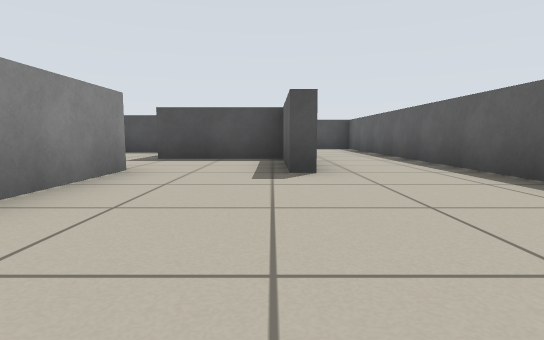
view 1 (above)

24 first-person views from a walk through a world built for the Player/Stage simulator. The camera is 0.45 m above the floor, tilts 6° down and sees 80° across. Floor lines are 1 m apart. The floor is counted in squares, 1 m on a side. Each view is taken from the middle of a square. On the plan, view 1 faces up. The plan holds only what a view shows up to about 9 squares ahead; the rest is blank. Robots are left out.

view 2
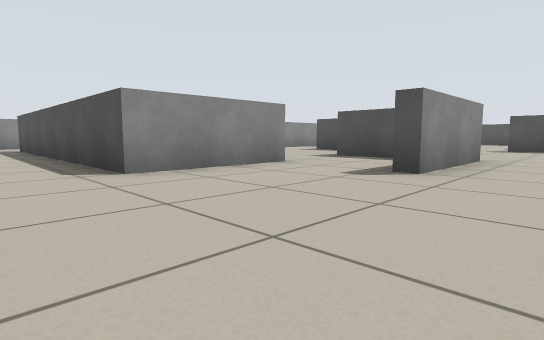

view 3
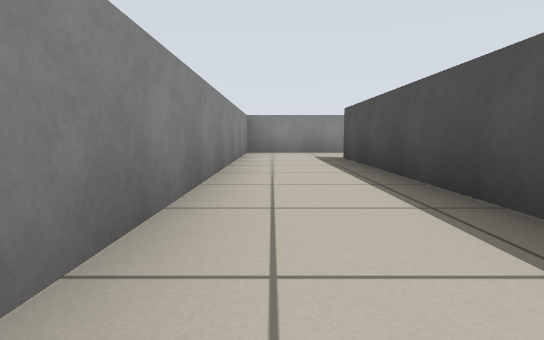

view 4
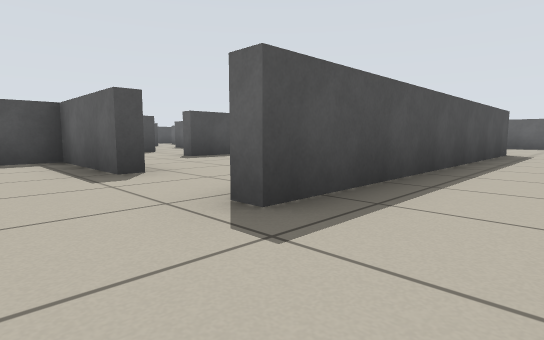

view 5
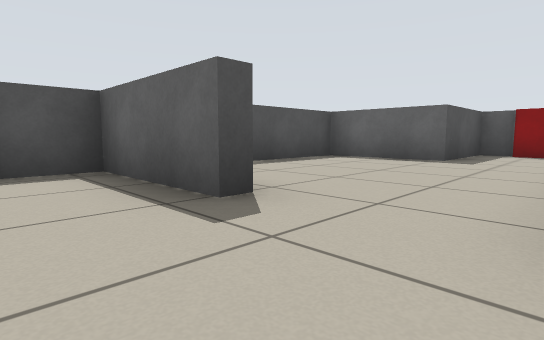

view 6
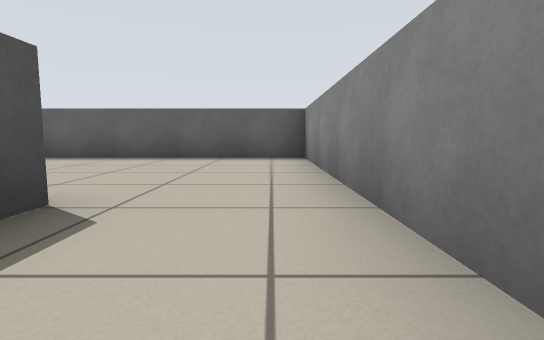

view 7
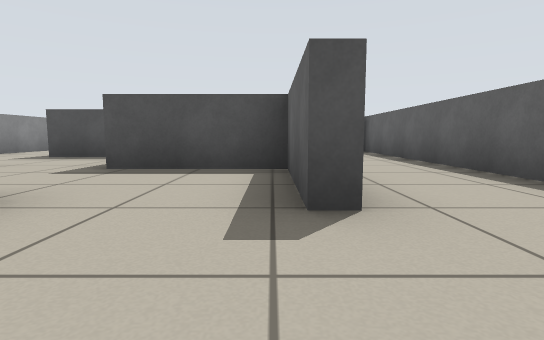

view 8
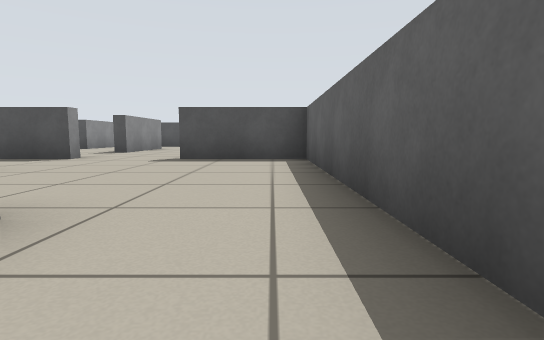

view 9
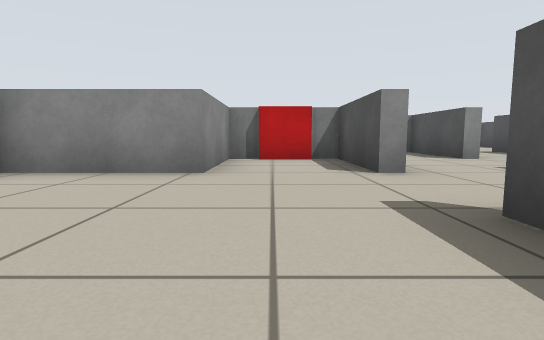

view 10
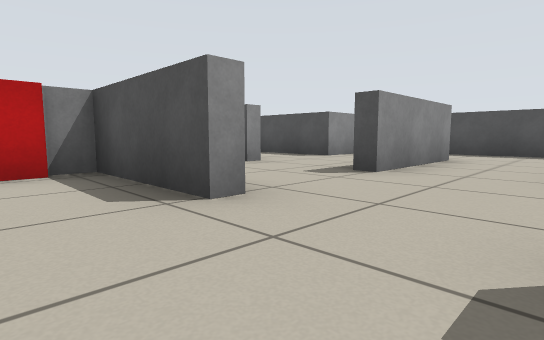

view 11
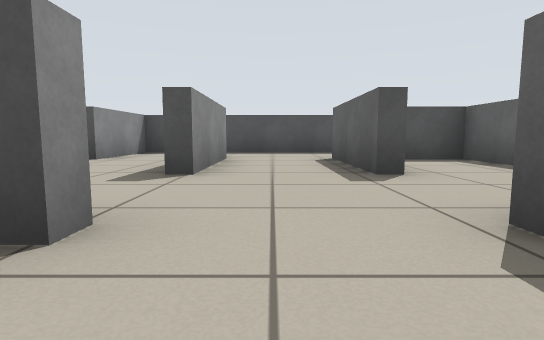

view 12
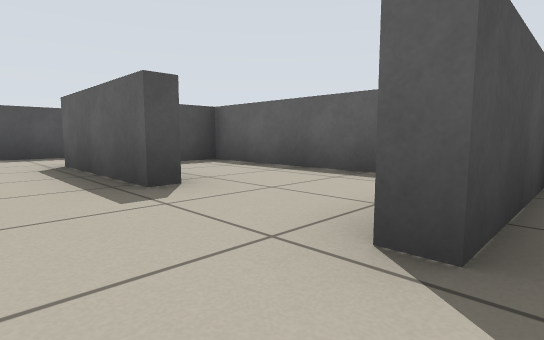

view 13
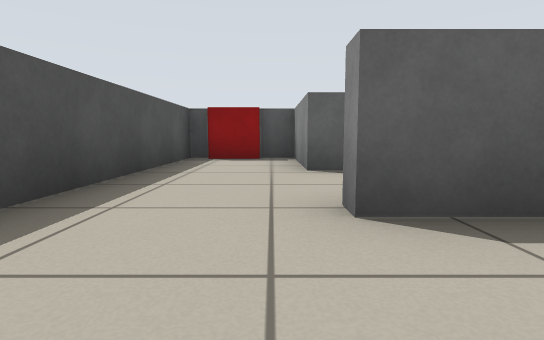

view 14
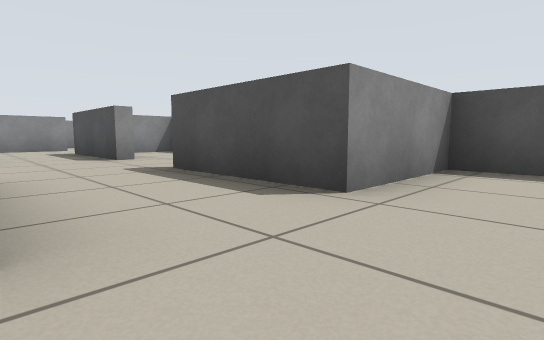

view 15
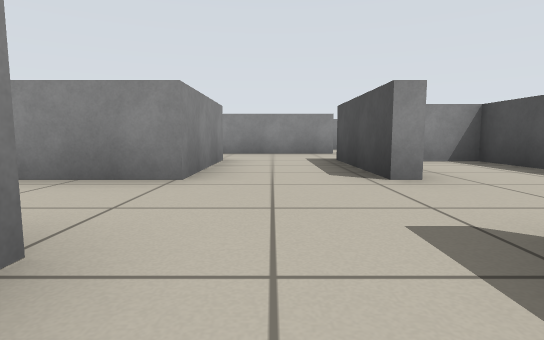

view 16
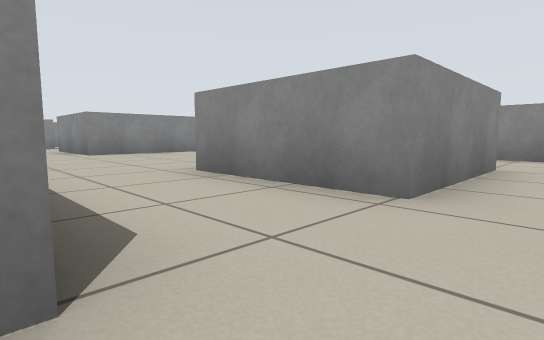

view 17
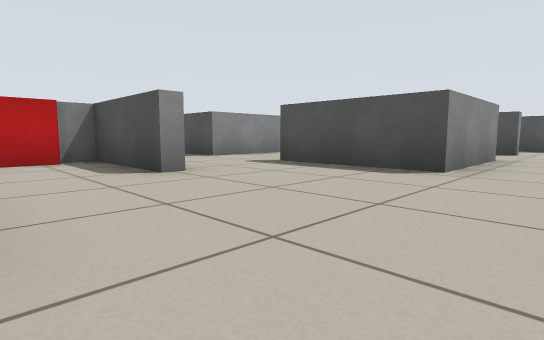

view 18
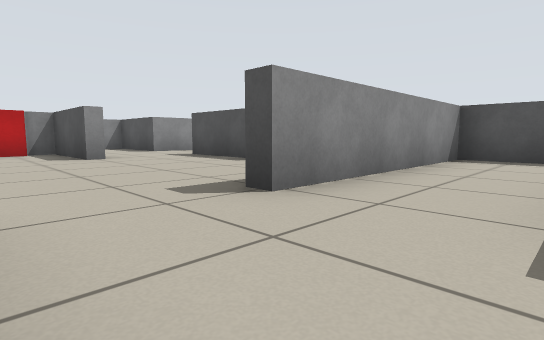

view 19
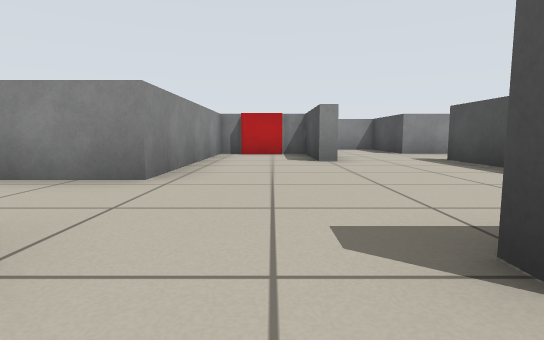

view 20
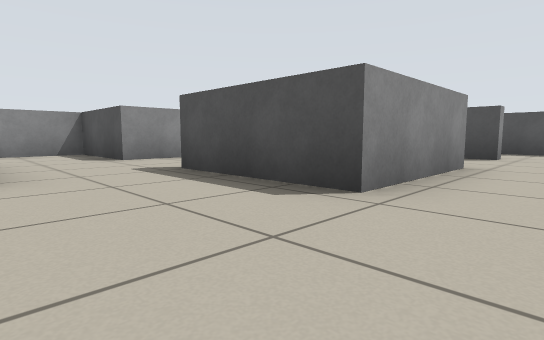

view 21
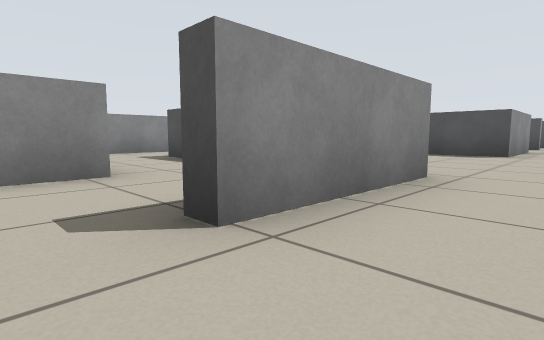

view 22
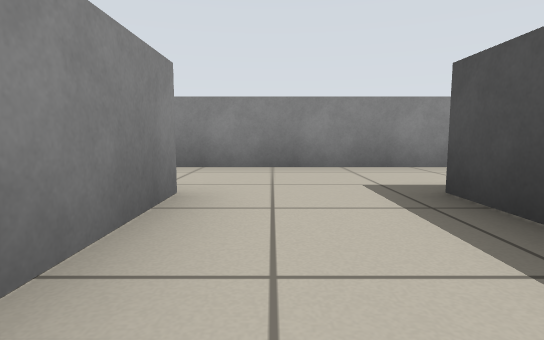

view 23
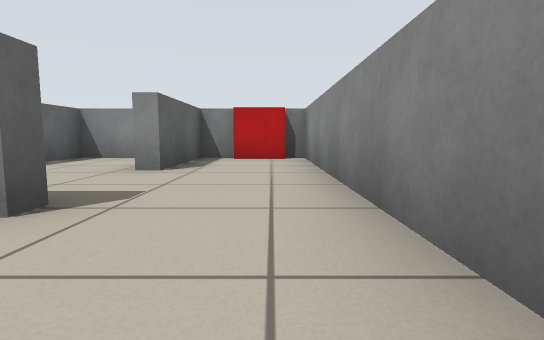

view 24
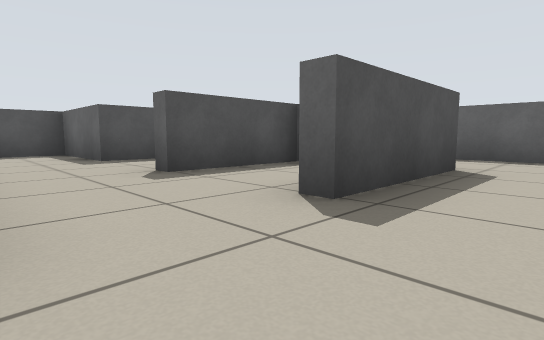

### Floor plan
Key: @ floor where view 1 was taken; # wall or solid block; . floor.
Columns run from 17 left of view 1 to 3 right of it. Each row starts with its distance up from view 1.
 19     #####   #########
 18     .#...   #.......#
 17     .#....  #.......#
 16    #.###..###..#.####
 15    #...........#.#..#
 14    #.###..###..#.#..#
 13    #...#..#.........#
 12   ##...#..#.........#
 11 ###..###..#..###..###
 10 #.........#..#......#
  9 #  ###....#..###....#
  8 #  #...........#....#
  7 #..#...........#....#
  6 #..#####..###..###..#
  5 #......#....#....#..#
  4 #..###.#....####.#..#
  3 #....#.........#....#
  2 #....#..########....#
  1 #..#.#..............#
  0 #..#.#...........@..#
 -1 #####################

Positions as (right, up) in squares from view 1, and headings:
1: (0, 0), facing up
2: (2, 0), facing up-left
3: (-3, 0), facing left
4: (-11, 0), facing up-right
5: (-11, 2), facing up-right
6: (-4, 0), facing right
7: (0, 2), facing up
8: (2, 5), facing up
9: (2, 10), facing left
10: (0, 10), facing up-left
11: (-1, 10), facing up
12: (-1, 11), facing up-right
13: (-4, 17), facing right
14: (-3, 14), facing up-left
15: (-6, 15), facing left
16: (-7, 15), facing down-left
17: (-8, 7), facing up-left
18: (-5, 7), facing up-left
19: (-6, 8), facing left
20: (-8, 9), facing up-left
21: (-8, 3), facing up-left
22: (-12, 5), facing left
23: (-16, 6), facing down
24: (-14, 10), facing up-right
